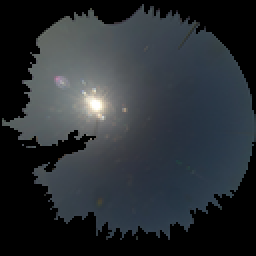
#> input picture input/original_128px_rgb.png, 128 x 128 px (shown 2 times larger)
$ python fit_original_clearsky.py
#> lines starting #> are read from the running program, lines starting #| are printed output that depends on the picture; after the words box and inside, x2 and y2 are one past the last pixel; in counts of white or black regions, pixels touching at a corner belong together
### utils/colorspace_utils.py
#!/usr/bin/env python3
"""
colorspace_utils.py

Color space conversions for sky imaging:
- sRGB ↔ Linear RGB
- Linear RGB ↔ XYZ
- XYZ ↔ sRGB (full pipeline)
- Radiance scaling and normalization
"""

import numpy as np

try:
    import colour
except ImportError:
    colour = None


def srgb_to_linear(rgb_srgb):
    """
    Remove sRGB gamma encoding to get scene-linear RGB.

    Args:
        rgb_srgb: sRGB values in [0, 1] or [0, 255], shape (..., 3) or (3, ...)

    Returns:
        Linear RGB in [0, 1], same shape as input
    """
    # Normalize to [0, 1] if in [0, 255]
    if rgb_srgb.dtype == np.uint8 or np.max(rgb_srgb) > 1.0:
        rgb_norm = rgb_srgb.astype(np.float32) / 255.0
    else:
        rgb_norm = rgb_srgb.astype(np.float32)

    # sRGB inverse gamma
    linear = np.where(
        rgb_norm <= 0.04045,
        rgb_norm / 12.92,
        np.power((rgb_norm + 0.055) / 1.055, 2.4)
    )

    return linear


# [279 lines left out: functions linear_to_srgb, srgb_to_xyz, xyz_to_srgb_simple, xyz_to_srgb_colour, normalize_xyz_by_luminance, scale_xyz_to_radiance_units and 3 more, not called in this run]


# [22 lines that do not run on import are left out]

### utils/geometry_utils.py
#!/usr/bin/env python3
"""
geometry_utils.py

Geometric calculations for fisheye sky imaging:
- Spherical coordinate conversions
- Sun-Pixel Angle (SPA) computation
- Azimuth derivation for synthetic cameras
"""

import numpy as np
import math


def angles_to_unit_vector(az_deg, ze_deg):
    """
    Convert azimuth and zenith angles to unit direction vectors.

    Args:
        az_deg: Azimuth angle(s) in degrees (0° = +X, counterclockwise, math convention)
        ze_deg: Zenith angle(s) in degrees (0° = up/zenith, 90° = horizon)

    Returns:
        Unit vector(s) with shape (..., 3) where last dimension is [x, y, z]
        z-axis points up (zenith)
    """
    az_rad = np.deg2rad(az_deg)
    ze_rad = np.deg2rad(ze_deg)

    # Spherical to Cartesian conversion
    x = np.sin(ze_rad) * np.cos(az_rad)
    y = np.sin(ze_rad) * np.sin(az_rad)
    z = np.cos(ze_rad)

    return np.stack([x, y, z], axis=-1)


def compute_sun_pixel_angle(az_pix_deg, ze_pix_deg, sun_az_deg, sun_ze_deg):
    """
    Compute Sun-Pixel Angle (SPA): angular separation between each pixel
    look direction and the sun direction.

    This is the key geometric parameter for clear-sky modeling.

    Args:
        az_pix_deg: Pixel azimuth angles (degrees), array of any shape
        ze_pix_deg: Pixel zenith angles (degrees), same shape as az_pix_deg
        sun_az_deg: Solar azimuth (degrees), scalar
        sun_ze_deg: Solar zenith angle (degrees), scalar

    Returns:
        SPA (degrees), same shape as input pixel angles
    """
    # Convert to unit vectors
    v_pix = angles_to_unit_vector(az_pix_deg, ze_pix_deg)  # (..., 3)
    v_sun = angles_to_unit_vector(sun_az_deg, sun_ze_deg)  # (3,)

    # Dot product (broadcast sun vector)
    dot_product = np.sum(v_pix * v_sun, axis=-1)

    # Clip to handle numerical errors
    dot_product = np.clip(dot_product, -1.0, 1.0)

    # Angle from dot product
    spa_rad = np.arccos(dot_product)

    return np.rad2deg(spa_rad)


# [213 lines left out: functions derive_synthetic_azimuth, equidistant_fisheye_zenith, stereographic_fisheye_zenith, find_sun_in_radiance, resample_angles_to_grid, not called in this run]


# [23 lines that do not run on import are left out]

### src/fit_original_clearsky.py
#!/usr/bin/env python3
"""
Step 1: Fit per-channel (R,G,B) clear-sky coefficients from a cloudless all-sky image

Uses the Chauvin et al. model:
  L_ch(θ,γ) ≈ G_ch(θ) * S_ch(γ)
  G(θ) = A * (1 + C * cos(θ)^β) / (1 + B * cos(θ))             [β fixed ~ 0.32]
  S(γ) = D + E * γ^(-F) + H * cos(γ)

We:
  - Rebuild (θ,γ) on the SAME K-tan stereo geometry you used to unwrap
  - Select clear-sky pixels (exclude sun cone, near-horizon, saturation)
  - Fit G on γ≈90° band, then S on the rest
  - Repeat for channels R,G,B in *linear* RGB
  - Save JSON: {"R":[A,B,C,D,E,F,H], "G":[...], "B":[...]}

Outputs:
  - ../output/parameters/clearsky_RGB_coefficients.json
  - ../output/diagnostics/fit_diagnostics.png
"""

from pathlib import Path
import json
import numpy as np
from PIL import Image
import cv2
import sys

# Add parent directory to path for imports
sys.path.insert(0, str(Path(__file__).parent.parent / "utils"))
from colorspace_utils import srgb_to_linear
from geometry_utils import compute_sun_pixel_angle

from scipy.optimize import least_squares
from scipy.ndimage import binary_erosion

# ----------------- CONFIG -----------------
SCRIPT_DIR = Path(__file__).parent
BASE_DIR = SCRIPT_DIR.parent

IMG = BASE_DIR / "input/original_128px_rgb.png"
OUT_JSON = BASE_DIR / "output/parameters/clearsky_RGB_coefficients.json"
OUT_PLOT = BASE_DIR / "output/diagnostics/fit_diagnostics.png"

# Geometry settings (must match how the image was unwrapped)
K_STEREO = 1.4                # STEREO_K
THETA_MAX_DEG = 90.0          # fit on full hemisphere
BETA = 0.32                   # cos(theta)^beta (paper uses 0.32)

# Exclusions / bands
SUN_EXCL_DEG = 30.0           # exclude pixels closer than this to the sun
BAND_GAMMA_MIN = 88.0         # for gradation fit (γ≈90°)
BAND_GAMMA_MAX = 92.0
ZE_HORIZON_CUTOFF = 85.0      # exclude near-horizon for stability
SAT_THRESH = 0.98              # drop top ~2% brightest per-channel as possibly saturated

# ----------------- helpers -----------------
def k_tan_theta_from_radius(r, R, K=1.4):
    """Inverse K-tan stereographic: radius r → zenith θ (radians)."""
    denom = np.tan(K * np.pi / 4.0)
    t = (r / R) * denom
    t = np.clip(t, 0.0, 1e6)
    return (2.0 / K) * np.arctan(t)

def fit_disk_safe(alpha_or_gray):
    """Robust disk center/radius estimation."""
    a = alpha_or_gray.astype(np.float32)
    if a.ndim == 3:
        a = a.mean(-1)
    mask = a > (5.0 if a.max() > 1.5 else 0.02)
    H, W = a.shape
    if not mask.any():
        return (W-1)/2.0, (H-1)/2.0, min(W, H)/2.05
    ys, xs = np.nonzero(mask)
    cx, cy = xs.mean(), ys.mean()
    edge = mask & (~binary_erosion(mask, iterations=1))
    ys_e, xs_e = np.nonzero(edge)
    if xs_e.size < 30:
        R = min(W, H)/2.05
    else:
        R = np.median(np.hypot(xs_e - cx, ys_e - cy))
    return cx, cy, R

def circular_mask(image):
    """Perfect central circular mask."""
    h, w = image.shape[:2]
    mask = np.zeros((h, w), dtype=np.uint8)
    cv2.circle(mask, (w // 2, h // 2), min(h, w) // 2, 255, -1)
    if image.ndim == 3:
        return cv2.bitwise_and(image, image, mask=mask)
    return cv2.bitwise_and(image, mask)

def G_model(theta_rad, A, B, C, beta=BETA):
    ct = np.clip(np.cos(theta_rad), 0.0, 1.0)
    return A * (1.0 + C * np.power(ct, beta)) / (1.0 + B * ct + 1e-8)

def S_model(gamma_rad, D, E, F, H):
    g = np.clip(gamma_rad, 1e-3, np.pi)
    return D + E * np.power(g, -F) + H * np.cos(gamma_rad)

def percent_clip(x, p=98):
    s = np.sort(x.reshape(-1))
    k = int(np.clip(len(s) * p / 100.0, 0, len(s)-1))
    return s[k]

# ----------------- main -----------------
def main():
    print("="*70)
    print("STEP 1: Fitting per-channel RGB clear-sky coefficients")
    print("="*70)

    if not IMG.exists():
        print(f"ERROR: Input image not found: {IMG}")
        print("Please place your clear-sky image at: input/clearsky_128px.png")
        return

    # Load image (RGBA)
    im_rgba = Image.open(IMG).convert("RGBA")
    arr = np.array(im_rgba, np.uint8)
    rgb8 = arr[..., :3]
#> rgb8 is the input picture: shape (128, 128, 3); mean R, G, B 41.9, 46.9, 51.5
    alpha = arr[..., 3]
#> alpha: shape (128, 128); every value is 255
    H, W = alpha.shape
    print(f"Image: {W}×{H}")
#| Image: 128×128

    rgb = rgb8.astype(np.float32) / 255.0
    disk = alpha > 5
#> disk: shape (128, 128) bool; every value is 1
    if not disk.any():
        disk = (rgb.mean(-1) > 1/255)

    # Disk geometry → θ, φ
    cx, cy, R = fit_disk_safe(alpha if (alpha > 0).any() else rgb)
#> in fit_disk_safe, `ys, xs = np.nonzero(mask)`: ys = 16384 values from 0 to 127; xs = 16384 values, max 127 at index 127, min 0 at index 0, mean 63.5
#> in fit_disk_safe, `cx, cy = xs.mean(), ys.mean()`: cx = 63.5
#> in fit_disk_safe, `edge = mask & (~binary_erosion(mask, iterations=1))`:
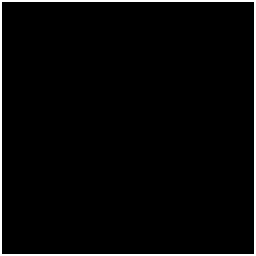
#> edge: shape (128, 128) bool (shown 2 times larger); 3.1% white in thin lines or dots
#> in fit_disk_safe, `ys_e, xs_e = np.nonzero(edge)`: ys_e = 508 values from 0 to 127; xs_e = 508 values, max 127 at index 127, min 0 at index 0, mean 63.5
#> in fit_disk_safe, `R = np.median(np.hypot(xs_e - cx, ys_e - cy))`: R = 70.88
#> cx = 63.5; cy = 63.5; R = 70.88
    print(f"Disk center=({cx:.2f},{cy:.2f})  R={R:.2f}px")
#| Disk center=(63.50,63.50)  R=70.88px

    yy, xx = np.meshgrid(np.arange(H), np.arange(W), indexing="ij")
    x = xx - cx
    y = cy - yy
    r = np.hypot(x, y)
    r_clipped = np.minimum(r, R)

    theta = k_tan_theta_from_radius(r_clipped, R, K=K_STEREO)
    ze_deg = np.degrees(theta)
    phi = np.arctan2(y, x)
    az_math = (np.degrees(phi) % 360.0).astype(np.float32)
    az_nav = (90.0 - az_math) % 360.0

    # Detect sun from image
    print("\n[Detecting Sun Position]")
    rgb_lin = srgb_to_linear(rgb)
#> in srgb_to_linear, `linear = np.where( rgb_norm <= 0.04045, rgb_norm / 12.92, np.power((rg..`:
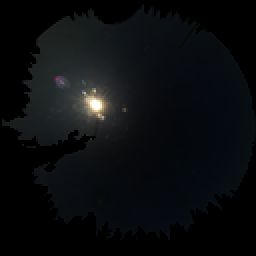
#> linear: shape (128, 128, 3) float32 (shown 2 times larger); mean R, G, B 0.0441, 0.0516, 0.0585
    brightness = rgb_lin.mean(axis=-1)
    brightness_valid = brightness.copy()
    brightness_valid[~disk] = 0
    threshold = np.percentile(brightness_valid[disk], 99.9)
#> threshold = 0.932
    sun_candidates = (brightness_valid > threshold) & disk
#> sun_candidates: shape (128, 128) bool; 0.1% white in thin lines or dots, all inside (x1, y1, x2, y2) = (45, 50, 50, 55)

    if sun_candidates.any():
        ys_sun, xs_sun = np.nonzero(sun_candidates)
#> ys_sun = 17 values from 50 to 54; xs_sun = 17 values, max 49 at index 6, min 45 at index 2, mean 47.24
        sun_x, sun_y = xs_sun.mean(), ys_sun.mean()
#> sun_x = 47.24; sun_y = 51.94
        sun_idx_y, sun_idx_x = int(sun_y), int(sun_x)
#> sun_idx_y = 51; sun_idx_x = 47
        sun_az_math = az_math[sun_idx_y, sun_idx_x]
#> sun_az_math = 142.9
        sun_ze_deg = ze_deg[sun_idx_y, sun_idx_x]
#> sun_ze_deg = 42.6
        sun_az_nav = (90.0 - sun_az_math) % 360.0
#> sun_az_nav = 307.1
        print(f"  Sun pixel: ({sun_x:.1f}, {sun_y:.1f})")
#|   Sun pixel: (47.2, 51.9)
        print(f"  Sun position: az={sun_az_nav:.1f}° (nav), ze={sun_ze_deg:.1f}°")
#|   Sun position: az=307.1° (nav), ze=42.6°
    else:
        print("  WARNING: Could not detect sun, using default")
        sun_az_nav, sun_ze_deg = 180.0, 45.0

    SPA_deg = compute_sun_pixel_angle(az_nav, ze_deg, sun_az_nav, sun_ze_deg)
#> in angles_to_unit_vector, `return np.stack([x, y, z], axis=-1)`:
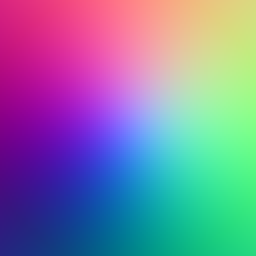
#> returned value: shape (128, 128, 3) float64 (shown 2 times larger); mean of channels 0, 1, 2 -9.63e-09, 9.87e-10, 0.282; drawn with min black and max white
#> in compute_sun_pixel_angle, `v_sun = angles_to_unit_vector(sun_az_deg, sun_ze_deg)`: v_sun = [0.409, -0.54, 0.736]
    gamma = np.radians(SPA_deg)

    # Clear-sky masks
    fov = (ze_deg <= THETA_MAX_DEG) & disk
    non_horizon = (ze_deg <= ZE_HORIZON_CUTOFF)
#> non_horizon: shape (128, 128) bool; 72% white; 1 black region, box (x1, y1, x2, y2) and area: (0, 0, 128, 128) 4580
    sun_excl = (SPA_deg >= SUN_EXCL_DEG)
#> sun_excl: shape (128, 128) bool; 93.6% white; 1 black region, box (x1, y1, x2, y2) and area: (25, 31, 63, 67) 1055
    clear_mask = fov & non_horizon & sun_excl
#> clear_mask: shape (128, 128) bool; 65.6% white; 2 black regions, box (x1, y1, x2, y2) and area: (0, 0, 128, 128) 4580, (25, 31, 63, 67) 1055
    print(f"\nClear-sky mask: {clear_mask.sum()} pixels ({100*clear_mask.sum()/(H*W):.1f}%)")
#| Clear-sky mask: 10749 pixels (65.6%)

    # Per-channel fit
    coeffs = {}
    chan_names = ["R", "G", "B"]
    chans = [rgb_lin[...,0], rgb_lin[...,1], rgb_lin[...,2]]
    band = clear_mask & (SPA_deg >= BAND_GAMMA_MIN) & (SPA_deg <= BAND_GAMMA_MAX)
#> band: shape (128, 128) bool; 2.7% white; 1 white region, box (x1, y1, x2, y2) and area: (29, 17, 108, 118) 444

    print("\n[Fitting Chauvin Model per Channel]")
    for ch_name, I in zip(chan_names, chans):
        I = I.copy()
        sat_cut = percent_clip(I[clear_mask], SAT_THRESH*100.0)
        valid = clear_mask & (I <= sat_cut)

        # Fit G(θ)
        th_band = theta[band]
        I_band = I[band]
        if I_band.size < 200:
            th_band = theta[valid]
            I_band = I[valid]

        A0, B0, C0 = max(np.median(I_band), 1e-3), -0.5, 0.2
        bounds_G = ([0.0, -2.0, -2.0], [np.inf, 0.0, 1.5])
        def resid_G(params):
            A, B, C = params
            return (G_model(th_band, A,B,C) - I_band)
        sol_G = least_squares(resid_G, x0=[A0,B0,C0], bounds=bounds_G, loss='huber', f_scale=0.02)
        A, B, C = sol_G.x.tolist()

        # Fit S(γ)
        G_full = G_model(theta, A,B,C)
        denom = np.where(G_full <= 1e-8, 1e-8, G_full)
        S_samples = np.clip(I / denom, 1e-6, None)
        g_fit = gamma[valid]
        s_fit = S_samples[valid]
        mask_s = (np.degrees(g_fit) > 5.0)
        g_fit = g_fit[mask_s]
        s_fit = s_fit[mask_s]

        D0, E0, F0, H0 = float(np.percentile(s_fit, 10)), 1.0, 1.2, 0.2
        bounds_S = ([0.0, 0.0, 0.2, -1.0], [10.0, 1e4, 3.0, 1.0])
        def resid_S(params):
            D,E,F,H = params
            return (S_model(g_fit, D,E,F,H) - s_fit)
        sol_S = least_squares(resid_S, x0=[D0,E0,F0,H0], bounds=bounds_S, loss='huber', f_scale=0.02)
        D,E,F,H = sol_S.x.tolist()

        coeffs[ch_name] = [float(A), float(B), float(C), float(D), float(E), float(F), float(H)]
        print(f"  {ch_name}: A={A:.4f} B={B:.4f} C={C:.4f} D={D:.4f} E={E:.4f} F={F:.4f} H={H:.4f}")
#> this loop made 3 passes
#> (ch_name, k in percent_clip, sat_cut, A0, B0, C0, bounds_G, A) on pass 1: ('R', 10534, 0.13, 0.0242, -0.5, 0.2, ([0, -2, -2], [inf, 0, 1.5]), 0.0113)
#> (printed output is left out)
#> pass 1, in main, `valid = clear_mask & (I <= sat_cut)`:
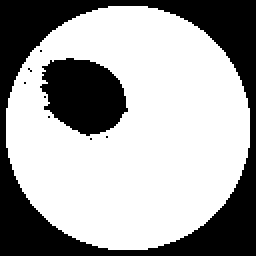
#> valid: shape (128, 128) bool (shown 2 times larger); 64.5% white; 9 black regions (7 under 20 px), largest, box (x1, y1, x2, y2) and area: (0, 0, 128, 128) 4581, (20, 29, 64, 68) 1225
#> pass 1, in main, `G_full = G_model(theta, A,B,C)`:
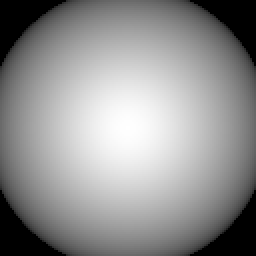
#> G_full: shape (128, 128) float64 (shown 2 times larger); min 0.0113, max 0.0265, mean 0.0199; drawn with min black and max white

    # Save JSON
    OUT_JSON.parent.mkdir(parents=True, exist_ok=True)
    OUT_JSON.write_text(json.dumps(coeffs, indent=2))
    print(f"\n✅ Saved coefficients: {OUT_JSON}")

    # Diagnostic plot
    try:
        import matplotlib.pyplot as plt
        fig, axes = plt.subplots(3, 3, figsize=(14, 12))
        theta_deg = np.degrees(theta)

        for i,(ch_name,I) in enumerate(zip(chan_names, chans)):
            A,B,C,D,E,F,H = coeffs[ch_name]

            im_disp = circular_mask((np.clip(I / percent_clip(I[clear_mask],98),0,1)*255).astype(np.uint8))
            axes[i,0].imshow(im_disp, cmap='gray')
            axes[i,0].set_title(f"{ch_name} channel"); axes[i,0].axis('off')

            band_mask = (SPA_deg >= BAND_GAMMA_MIN) & (SPA_deg <= BAND_GAMMA_MAX) & clear_mask
            tband = theta_deg[band_mask]; Iband = I[band_mask]
            axes[i,1].scatter(tband, Iband, s=4, alpha=0.2)
            tgrid = np.linspace(0, 90, 181)
            axes[i,1].plot(tgrid, G_model(np.radians(tgrid), A,B,C), 'r-', lw=2)
            axes[i,1].set_xlabel("θ (deg)"); axes[i,1].set_ylabel(f"{ch_name}")
            axes[i,1].set_title(f"Gradation G(θ)"); axes[i,1].grid(True, alpha=0.3)

            valid = clear_mask & (I <= percent_clip(I[clear_mask],98))
            g_fit = np.degrees(gamma[valid]); s_fit = np.clip((I/G_model(theta,A,B,C))[valid], 1e-6, None)
            axes[i,2].scatter(g_fit, s_fit, s=4, alpha=0.2)
            ggrid = np.linspace(5, 180, 351)
            axes[i,2].plot(ggrid, S_model(np.radians(ggrid), D,E,F,H), 'r-', lw=2)
            axes[i,2].set_xlabel("γ (deg)"); axes[i,2].set_ylabel("S")
            axes[i,2].set_title(f"Scattering S(γ)"); axes[i,2].grid(True, alpha=0.3)
#> this loop made 3 passes
#> ch_name on passes 1 to 3: 'R', 'G', 'B'
#> pass 1, in main, `im_disp = circular_mask((np.clip(I / percent_clip(I[clear_mask],98),0,..`:
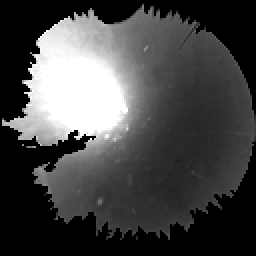
#> im_disp: shape (128, 128) (shown 2 times larger); min 0, max 255, mean 70.5

        plt.tight_layout()
        OUT_PLOT.parent.mkdir(parents=True, exist_ok=True)
        fig.savefig(OUT_PLOT, dpi=160)
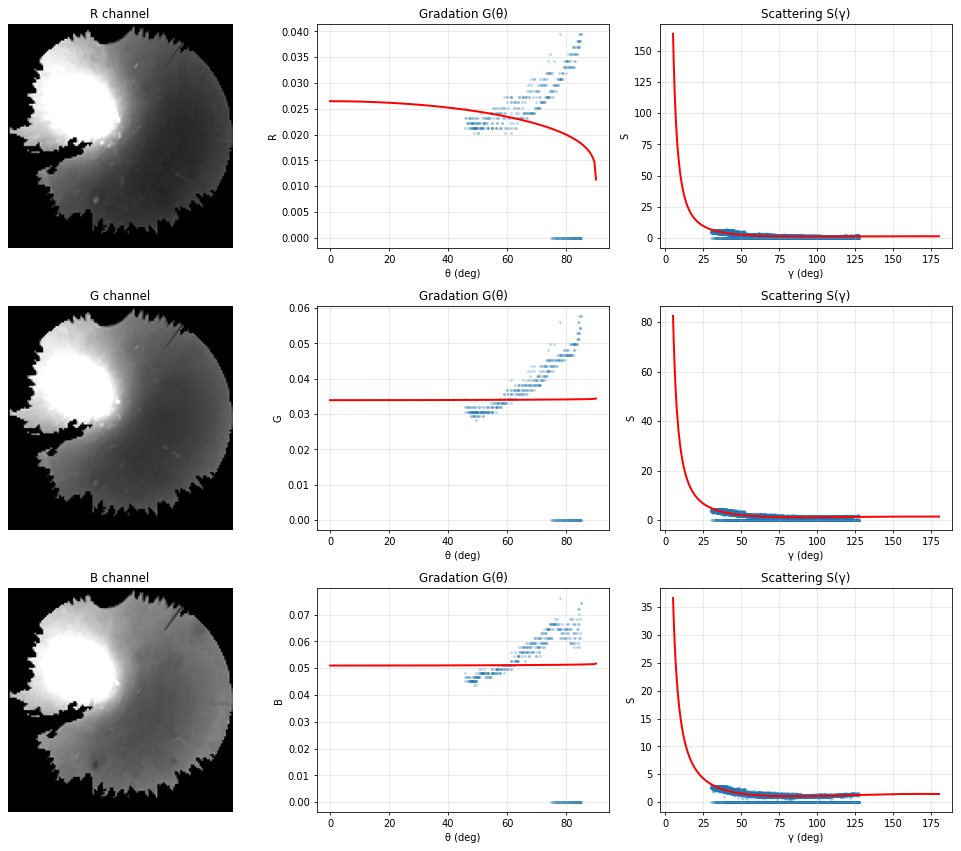
#> figure drawn by matplotlib, 9 panels; panel 2: curve peaks at x = 0, y = 0.0265; panel 3: curve peaks at x = 5, y = 163.8; panel 5: curve peaks at x = 90, y = 0.0344; panel 6: curve peaks at x = 5, y = 82.54
        print(f"✅ Saved diagnostics: {OUT_PLOT}")
    except Exception as e:
        print(f"Diagnostic plot skipped: {e}")

    print("\n" + "="*70)
    print("STEP 1 COMPLETE!")
    print("Next: Run scripts/2_generate_synthetic_rgb.py")
    print("="*70)

if __name__ == "__main__":
    main()

$ run again, with input/arizona_rgb.png copied over input/original_128px_rgb.png
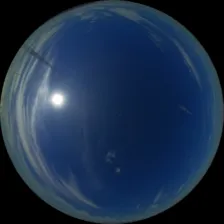
#> input picture input/arizona_rgb.png, 224 x 224 px
#> in main, rgb8 is the input picture: shape (224, 224, 3); mean R, G, B 28.5, 47.3, 72.6
#> alpha: shape (224, 224); every value is 255
#| Image: 224×224
#> disk: shape (224, 224) bool; every value is 1
#> a: shape (224, 224) float32; every value is 255
#> in fit_disk_safe, `cx, cy = xs.mean(), ys.mean()`: cx = 111.5
#> in fit_disk_safe, `edge = mask & (~binary_erosion(mask, iterations=1))`:
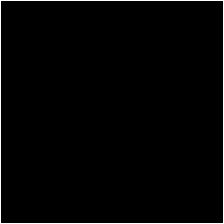
#> edge: shape (224, 224) bool; 1.8% white in thin lines or dots
#> ys_e = 892 values from 0 to 223; xs_e = 892 values, max 223 at index 223, min 0 at index 0, mean 111.5
#> in fit_disk_safe, `R = np.median(np.hypot(xs_e - cx, ys_e - cy))`: R = 124.5
#> in main, `cx, cy, R = fit_disk_safe(alpha if (alpha > 0).any() else rgb)`: cx = 111.5; R = 124.5
#| Disk center=(111.50,111.50)  R=124.55px
#> threshold = 0.962
#> sun_candidates: shape (224, 224) bool; 0.1% white; 1 white region, box (x1, y1, x2, y2) and area: (53, 95, 61, 104) 51
#> ys_sun = 51 values from 95 to 103; xs_sun = 51 values, max 60 at index 7, min 53 at index 22, mean 56.96
#> sun_x = 56.96; sun_y = 98.98
#> sun_idx_y = 98; sun_idx_x = 56
#> sun_az_math = 166.3
#> sun_ze_deg = 59.98
#> sun_az_nav = 283.7
#|   Sun pixel: (57.0, 99.0)
#|   Sun position: az=283.7° (nav), ze=60.0°
#> v_sun = [0.205, -0.841, 0.5]
#> non_horizon: shape (224, 224) bool; 72.7% white; 1 black region, box (x1, y1, x2, y2) and area: (0, 0, 224, 224) 13696
#> sun_excl: shape (224, 224) bool; 88.4% white; 1 black region, box (x1, y1, x2, y2) and area: (0, 54, 89, 134) 5839
#> clear_mask: shape (224, 224) bool; 62% white; 1 black region, box (x1, y1, x2, y2) and area: (0, 0, 224, 224) 19086
#| Clear-sky mask: 31090 pixels (62.0%)
#> band: shape (224, 224) bool; 2.3% white; 1 white region, box (x1, y1, x2, y2) and area: (88, 8, 147, 218) 1145
#> the loop in main, `for ch_name, I in zip(chan_names, chans):` made 3 passes
#> (ch_name, sat_cut, A0, A, B, C, D0, E0) on passes 1 to 2: ('R', 0.0802, 0.00402, 0.026, -6.03e-18, -1.02, 0.404, 1), ('G', 0.122, 0.0185, 0.0723, -1.21e-16, -0.923, 0.694, 1)
#> (printed output is left out)
#> the loop in main, `for i,(ch_name,I) in enumerate(zip(chan_names, chans)):` made 3 passes
#> ch_name on passes 1 to 3: 'R', 'G', 'B'
#> pass 3, in main, `im_disp = circular_mask((np.clip(I / percent_clip(I[clear_mask],98),0,..`:
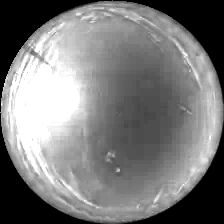
#> im_disp: shape (224, 224); min 0, max 255, mean 122.2
